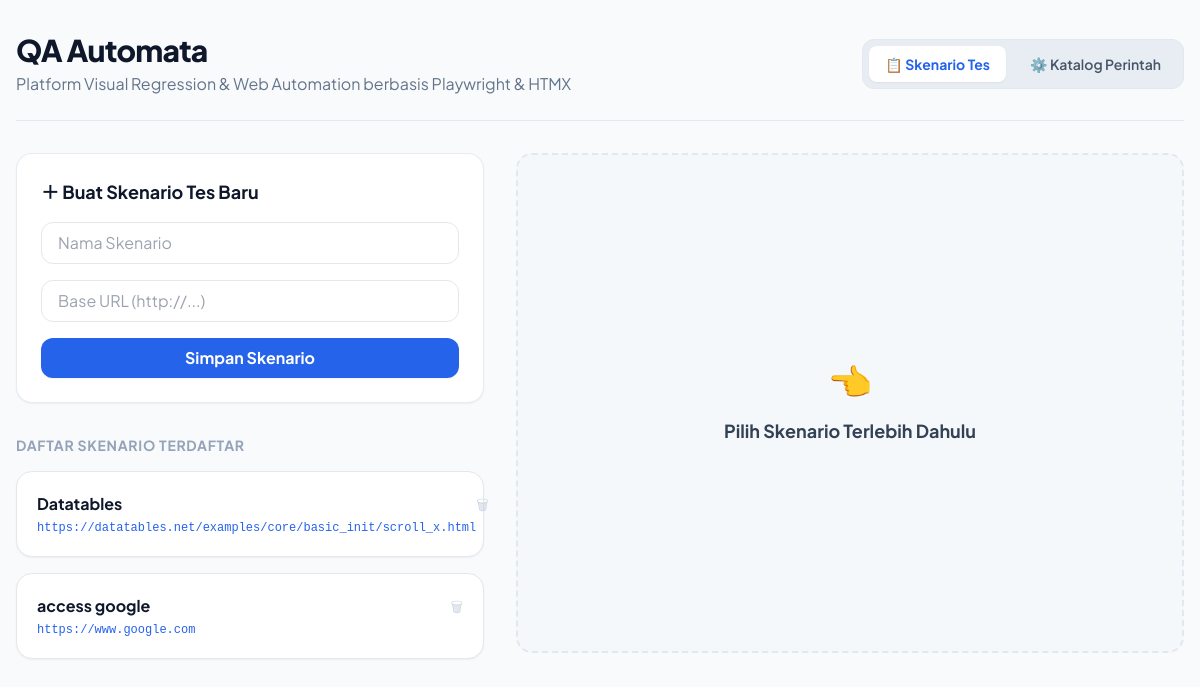
The page / on the database its author committed.
### app/models.py (models this page shows)
class TestCase(Base):
    __tablename__ = "test_cases"
    id = Column(Integer, primary_key=True, index=True)
    name = Column(String, index=True)
    base_url = Column(String)
    created_at = Column(DateTime, default=datetime.utcnow)
    steps = relationship("TestStep", back_populates="test_case", cascade="all, delete-orphan")
    runs = relationship("TestRun", back_populates="test_case", cascade="all, delete-orphan")

### app/main.py (the view)
@app.get("/")
async def render_dashboard(request: Request, db: AsyncSession = Depends(get_db)):
    result = await db.execute(select(TestCase).order_by(TestCase.id.desc()))
    test_cases = result.scalars().all()
    return templates.TemplateResponse("index.html", {
        "request": request, "title": "QA Automata", "test_cases": test_cases
    })

### templates/index.html (shortened to what this page needs)
<!DOCTYPE html>
<html lang="id">
<head>
    <script src="https://cdn.tailwindcss.com"></script>
</head>
<body class="bg-slate-50 min-h-screen text-slate-800">
    <div class="max-w-7xl mx-auto px-4 py-8">
        <header class="flex flex-col md:flex-row justify-between items-start md:items-center mb-8 border-b border-slate-200 pb-6 gap-4">
            <div>
                <h1 class="text-3xl font-extrabold text-slate-900 tracking-tight">QA Automata</h1>
                <p class="text-slate-500 mt-1">Platform Visual Regression & Web Automation berbasis Playwright & HTMX</p>
            </div>
            <nav class="flex items-center gap-2 bg-slate-200/70 p-1.5 rounded-xl border border-slate-200">
                <a href="/" class="px-4 py-2 rounded-lg font-bold text-sm bg-white text-blue-600 shadow-sm">
                    📋 Skenario Tes
                </a>
                <a href="/commands" class="px-4 py-2 rounded-lg font-semibold text-sm text-slate-600 hover:text-slate-900 transition-colors">
                    ⚙️ Katalog Perintah
                </a>
            </nav>
        </header>
        <div class="grid grid-cols-1 lg:grid-cols-12 gap-8">
            <div class="lg:col-span-5 space-y-8">
                <div class="bg-white p-6 rounded-2xl shadow-sm border border-slate-200/80">
                    <h2 class="text-lg font-bold text-slate-900 mb-4">＋ Buat Skenario Tes Baru</h2>
                    <form action="/testcase/new" method="POST" class="space-y-4">
                        <input type="text" name="name" required placeholder="Nama Skenario" class="w-full px-4 py-2 rounded-xl border">
                        <input type="url" name="base_url" required placeholder="Base URL (http://...)" class="w-full px-4 py-2 rounded-xl border">
                        <button type="submit" class="w-full bg-blue-600 hover:bg-blue-700 text-white font-bold py-2 rounded-xl shadow-sm">Simpan Skenario</button>
                    </form>
                </div>
                <div class="space-y-4">
                    <h2 class="text-sm font-bold text-slate-400 uppercase tracking-wider">Daftar Skenario Terdaftar</h2>
                    {% for case in test_cases %}
                    <div hx-get="/testcase/{{ case.id }}"
                         hx-target="#right-panel"
                         class="bg-white p-5 rounded-2xl shadow-sm border hover:border-blue-400 cursor-pointer mb-4 group transition-all">
                        <div class="flex justify-between items-start">
                            <div>
                                <h3 class="font-bold text-slate-900 group-hover:text-blue-600">{{ case.name }}</h3>
                                <p class="text-xs text-blue-600 font-mono mt-1">{{ case.base_url }}</p>
                            </div>
                            <form action="/testcase/{{ case.id }}/delete" method="POST" onsubmit="return confirm('Hapus skenario ini?');">
                                <button type="submit" class="text-slate-300 hover:text-red-500 text-sm">🗑</button>
                            </form>
                        </div>
                    </div>
                    {% endfor %}
                </div>
            </div>
            <div class="lg:col-span-7" id="right-panel">
                <div class="bg-slate-100/50 border-2 border-dashed border-slate-200 rounded-2xl p-10 text-center h-[500px] flex flex-col justify-center items-center">
                    <span class="text-4xl mb-4">👈</span>
                    <h3 class="font-bold text-slate-700 text-lg">Pilih Skenario Terlebih Dahulu</h3>
                </div>
            </div>
        </div>
    </div>
</body>
</html>

### templates/index.html (style rules this page uses)
body { font-family: 'Plus Jakarta Sans', sans-serif; }

### rows shown on the page
TestCase: name "Datatables", base_url "https://datatables.net/examples/core/basic_init/scroll_x.html"
TestCase: name "access google", base_url "https://www.google.com"
